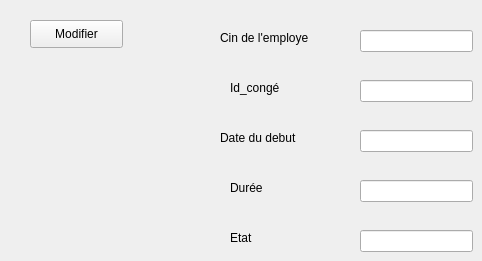
              <widget class="QWidget" name="tab_23">
               <attribute name="title">
                <string>Modifier</string>
               </attribute>
               <widget class="QPushButton" name="modifier_conge">
                <property name="geometry">
                 <rect>
                  <x>30</x>
                  <y>20</y>
                  <width>93</width>
                  <height>28</height>
                 </rect>
                </property>
                <property name="text">
                 <string>Modifier</string>
                </property>
               </widget>
               <widget class="QLabel" name="label_41">
                <property name="geometry">
                 <rect>
                  <x>220</x>
                  <y>30</y>
                  <width>141</width>
                  <height>16</height>
                 </rect>
                </property>
                <property name="text">
                 <string>Cin de l'employe</string>
                </property>
               </widget>
               <widget class="QLabel" name="label_42">
                <property name="geometry">
                 <rect>
                  <x>230</x>
                  <y>180</y>
                  <width>56</width>
                  <height>16</height>
                 </rect>
                </property>
                <property name="text">
                 <string>Durée</string>
                </property>
               </widget>
               <widget class="QLabel" name="label_43">
                <property name="geometry">
                 <rect>
                  <x>230</x>
                  <y>230</y>
                  <width>56</width>
                  <height>16</height>
                 </rect>
                </property>
                <property name="text">
                 <string>Etat</string>
                </property>
               </widget>
               <widget class="QLineEdit" name="la_duree_modif">
                <property name="geometry">
                 <rect>
                  <x>360</x>
                  <y>180</y>
                  <width>113</width>
                  <height>22</height>
                 </rect>
                </property>
               </widget>
               <widget class="QLabel" name="label_44">
                <property name="geometry">
                 <rect>
                  <x>230</x>
                  <y>80</y>
                  <width>141</width>
                  <height>16</height>
                 </rect>
                </property>
                <property name="text">
                 <string>Id_congé</string>
                </property>
               </widget>
               <widget class="QLineEdit" name="le_id_modif">
                <property name="geometry">
                 <rect>
                  <x>360</x>
                  <y>80</y>
                  <width>113</width>
                  <height>22</height>
                 </rect>
                </property>
               </widget>
               <widget class="QLineEdit" name="le_cin_modif">
                <property name="geometry">
                 <rect>
                  <x>360</x>
                  <y>30</y>
                  <width>113</width>
                  <height>22</height>
                 </rect>
                </property>
               </widget>
               <widget class="QLineEdit" name="leetat_modif">
                <property name="geometry">
                 <rect>
                  <x>360</x>
                  <y>230</y>
                  <width>113</width>
                  <height>22</height>
                 </rect>
                </property>
               </widget>
               <widget class="QLabel" name="label_45">
                <property name="geometry">
                 <rect>
                  <x>220</x>
                  <y>130</y>
                  <width>121</width>
                  <height>16</height>
                 </rect>
                </property>
                <property name="text">
                 <string>Date du debut</string>
                </property>
               </widget>
               <widget class="QLineEdit" name="la_date_modif">
                <property name="geometry">
                 <rect>
                  <x>360</x>
                  <y>130</y>
                  <width>113</width>
                  <height>22</height>
                 </rect>
                </property>
               </widget>
              </widget>
